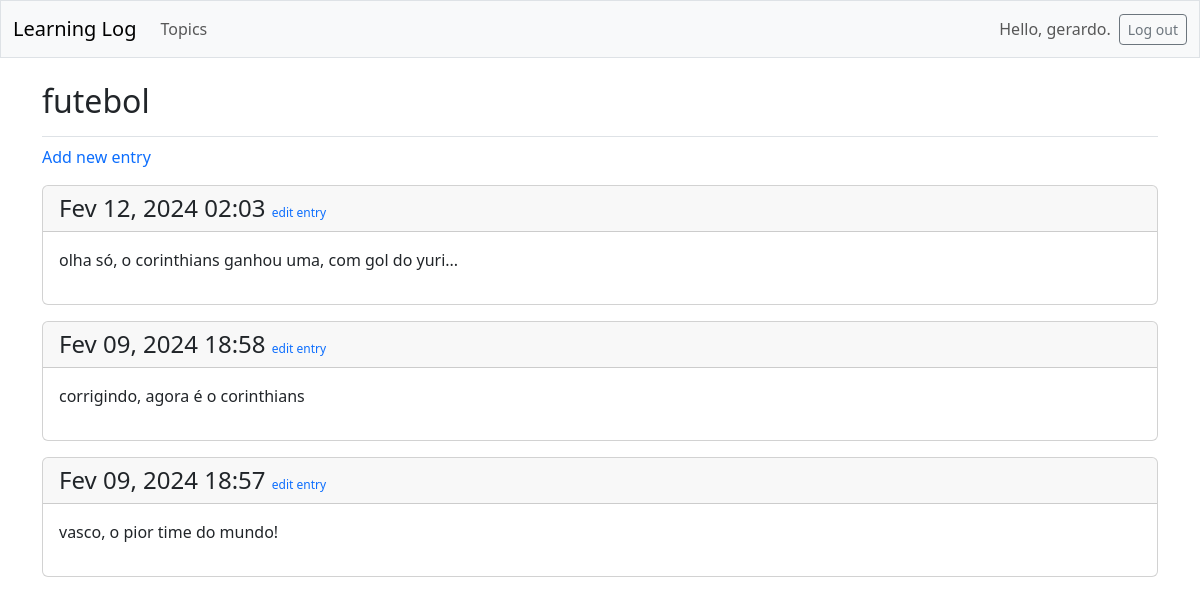
Page /topics/4/ (signed in) on the committed database.
### learning_logs/models.py (models this page shows, shortened)
class Topic(models.Model):
    text = models.CharField(max_length=200)
    date_added = models.DateTimeField(auto_now_add=True)
    owner = models.ForeignKey(User, on_delete=models.CASCADE)
    def __str__(self):
        return self.text

class Entry(models.Model):
    topic = models.ForeignKey(Topic, on_delete=models.CASCADE)
    text = models.TextField()
    date_added = models.DateTimeField(auto_now_add=True)
    class Meta:
        verbose_name_plural = 'entries'

### learning_logs/views.py (the view)
# urls.py: path('topics/<int:topic_id>/', views.topic, name='topic'),
@login_required
def topic(request, topic_id):
    topic = Topic.objects.get(id=topic_id)
    if topic.owner != request.user:
        raise Http404
    entries = topic.entry_set.order_by('-date_added')
    context = {'topic': topic, 'entries': entries}
    return render(request, 'learning_logs/topic.html', context)

### learning_logs/templates/learning_logs/topic.html
{% extends 'learning_logs/base.html' %}
{% load django_bootstrap5 %}
{% block page_header %}
  <h2>{{ topic }}</h2>
{% endblock page_header %}
{% block content %}
  <p>
    <a href="{% url 'learning_logs:new_entry' topic.id %}" style="text-decoration: none;">Add new entry</a>
  </p>
  {% for entry in entries %}
    <div class="card mb-3">
      <h4 class="card-header">
        {{ entry.date_added|date:'M d, Y H:i' }}
        <small style="font-size: .5em;">
          <a href="{% url 'learning_logs:edit_entry' entry.id %}" style="text-decoration: none;">edit entry</a>
        </small>
      </h4>
      <div class="card-body">
        {{ entry.text|linebreaks }}
      </div>
    </div>
  {% empty %}
    <p>There are no entries for this topic yet.</p>
  {% endfor %}
{% endblock content %}

### learning_logs/templates/learning_logs/base.html (shortened to what this page needs)
<!doctype html>
<html lang="en">
<head>
  {% load django_bootstrap5 %}
  {% bootstrap_css %}
</head>
<body>
  <nav class="navbar navbar-expand-md navbar-light bg-light mb-4 border">
    <div class="container-fluid">
      <a class="navbar-brand" href="{% url 'learning_logs:index' %}">Learning Log</a>
      <div class="collapse navbar-collapse" id="navbarCollapse">
        <ul class="navbar-nav me-auto mb-2 mb-md-0">
          <li class="nav-item">
            <a class="nav-link" href="{% url 'learning_logs:topics' %}">Topics</a>
          </li>
        </ul>
        <ul class="navbar-nav ms-auto mb-2 mb-md-0">
          {% if user.is_authenticated %}
            <li class="nav-item">
              <span class="navbar-text me-2">Hello, {{ user.username }}.
                </span></li>
          {% endif %}
        </ul>
        {% if user.is_authenticated %}
          <form action="{% url 'accounts:logout' %}" method='post'>
            <button name='submit' class='btn btn-outline-secondary btn-sm'>
              Log out</button>
          </form>
        {% endif %}
      </div>
    </div>
  </nav>
  <main class="container">
    <div class="pb-2 mb-2 border-bottom">
      {% block page_header %}{% endblock page_header %}
    </div>
    <div>
      {% block content %}{% endblock content %}
    </div>
  </main>
</body>
</html>

### rows in the picture
Topic: text "futebol"
Entry: date_added "Fev 12, 2024 02:03", text "olha só, o corinthians ganhou uma, com gol do yuri..."
Entry: date_added "Fev 09, 2024 18:58", text "corrigindo, agora é o corinthians"
Entry: date_added "Fev 09, 2024 18:57", text "vasco, o pior time do mundo!"

### other values in the picture
{{ user.username }} "gerardo"
